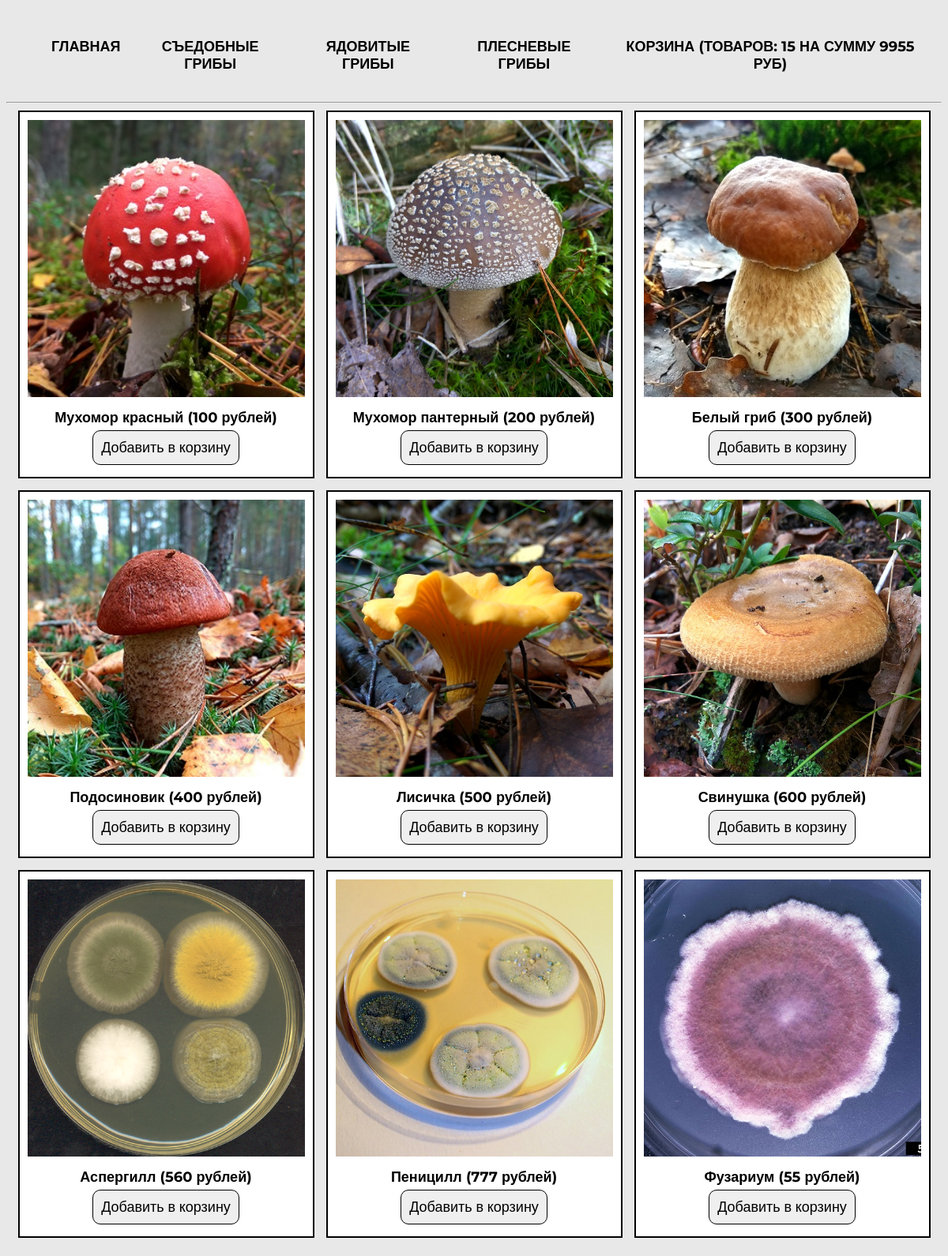
The page / on the database its author committed.
### tables this page shows
CREATE TABLE `cats` (
  `id` int(11) NOT NULL,
  `name` varchar(50) NOT NULL,
  `rus_name` varchar(50) NOT NULL
);

CREATE TABLE `products` (
  `id` int(11) NOT NULL,
  `title` varchar(50) NOT NULL,
  `cat` varchar(50) NOT NULL,
  `price` int(11) NOT NULL,
  `rus_name` varchar(50) NOT NULL,
  `img` varchar(50) NOT NULL,
  `descr` text NOT NULL
);

### index.php (the view)
<?php
require_once __DIR__.'/parts/header.php';
$products = $connect->query("SELECT * FROM products");
$products = $products->fetchAll(PDO::FETCH_ASSOC);
?>
<div class="main">
  <?php foreach ($products as $product) : ?>
    <div class="card">
      <a href="product.php">
        <img src="img/<?php echo $product['img']; ?>" alt="<?php echo $product['rus_name']; ?>">
      </a>
      <div class="label"><?php echo $product['rus_name']; ?> (<?php echo $product['price']; ?> рублей)</div>
      <button type="submit">Добавить в корзину</button>
    </div>
  <?php endforeach; ?>
</div>
<?php
require_once __DIR__.'/parts/footer.php';

### parts/header.php (shortened to what this page needs)
<?php
require_once __DIR__.'/../db/db.php';
$cats = $connect->query("SELECT * FROM cats");
$cats = $cats->fetchAll(PDO::FETCH_ASSOC);
?>
<!doctype html>
<html lang="ru">
<head>
  <link rel="stylesheet" href="css/style.css">
</head>
<body>
  <nav>
    <ul>
      <li><a href="index.php">Главная</a></li>
      <?php foreach ($cats as $cat): ?>
        <li><a href="index.php?cat=<?php echo $cat['name']; ?>"><?php echo $cat['rus_name']; ?></a></li>
      <?php endforeach; ?>
      <li><a href="cart.php">Корзина (Товаров: 15 на сумму 9955 руб)</a></li>
    </ul>
  </nav>
  <hr>

### parts/footer.php
</body>
</html>

### css/style.css (style rules this page uses)
* { font-family: 'Montserrat', sans-serif; font-size: 18px; }
body { margin-top: 20px; background-color: #e8e8e8; }
a { text-decoration: none; text-transform: uppercase; color: #000000; -webkit-transition: all .3s; -moz-transition: all .3s; -ms-transition: all .3s; -o-transition: all .3s; transition: all .3s; }
input, button { margin: 5px auto; border: none; padding: 10px; -webkit-transition: all .3s; -moz-transition: all .3s; -ms-transition: all .3s; -o-transition: all .3s; transition: all .3s; }
input[type=submit], button { -webkit-border-radius: 10px; -moz-border-radius: 10px; border-radius: 10px; border: 1px solid black; display: block; cursor: pointer; }
label, .label { margin-top: 10px; font-weight: 700; }
img { width: 100%; }
.main, nav { width: 1170px; margin: auto; display: flex; flex-wrap: wrap; justify-content: space-around; }
nav ul { display: flex; list-style: none; width: 100%; justify-content: space-around; font-weight: 700; }
nav ul li { text-align: center; padding: 5px; margin: 5px; }
.card { margin-bottom: 15px; width: 30%; padding: 10px; border: 2px solid black; text-align: center; background-color: #fff; }

### rows shown on the page
cats: rus_name "СЪЕДОБНЫЕ ГРИБЫ"
cats: rus_name "ЯДОВИТЫЕ ГРИБЫ"
cats: rus_name "ПЛЕСНЕВЫЕ ГРИБЫ"
products: img (picture), rus_name "Мухомор красный", price "100"
products: img (picture), rus_name "Мухомор пантерный", price "200"
products: img (picture), rus_name "Белый гриб", price "300"
products: img (picture), rus_name "Подосиновик", price "400"
products: img (picture), rus_name "Лисичка", price "500"
products: img (picture), rus_name "Свинушка", price "600"
products: img (picture), rus_name "Аспергилл", price "560"
products: img (picture), rus_name "Пеницилл", price "777"
products: img (picture), rus_name "Фузариум", price "55"
